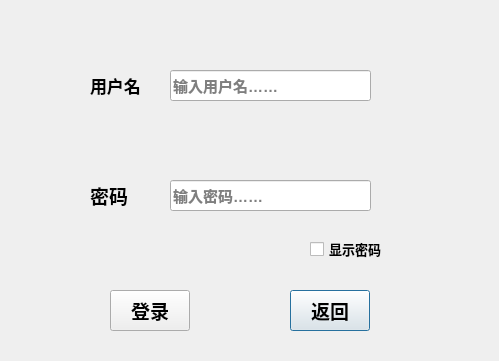
<?xml version="1.0" encoding="UTF-8"?>
<ui version="4.0">
 <class>game_login</class>
 <widget class="QDialog" name="game_login">
  <property name="geometry">
   <rect>
    <x>0</x>
    <y>0</y>
    <width>499</width>
    <height>361</height>
   </rect>
  </property>
  <property name="windowTitle">
   <string>Dialog</string>
  </property>
  <widget class="QPushButton" name="return_2">
   <property name="geometry">
    <rect>
     <x>290</x>
     <y>290</y>
     <width>80</width>
     <height>41</height>
    </rect>
   </property>
   <property name="font">
    <font>
     <family>Arial</family>
     <pointsize>14</pointsize>
     <weight>75</weight>
     <bold>true</bold>
    </font>
   </property>
   <property name="text">
    <string>返回</string>
   </property>
  </widget>
  <widget class="QPushButton" name="log">
   <property name="geometry">
    <rect>
     <x>110</x>
     <y>290</y>
     <width>80</width>
     <height>41</height>
    </rect>
   </property>
   <property name="font">
    <font>
     <family>Arial</family>
     <pointsize>14</pointsize>
     <weight>75</weight>
     <bold>true</bold>
    </font>
   </property>
   <property name="text">
    <string>登录</string>
   </property>
  </widget>
  <widget class="QLineEdit" name="name">
   <property name="geometry">
    <rect>
     <x>170</x>
     <y>70</y>
     <width>201</width>
     <height>31</height>
    </rect>
   </property>
   <property name="font">
    <font>
     <family>Arial</family>
     <pointsize>11</pointsize>
     <weight>75</weight>
     <bold>true</bold>
    </font>
   </property>
   <property name="placeholderText">
    <string>输入用户名……</string>
   </property>
  </widget>
  <widget class="QLineEdit" name="password">
   <property name="geometry">
    <rect>
     <x>170</x>
     <y>180</y>
     <width>201</width>
     <height>31</height>
    </rect>
   </property>
   <property name="font">
    <font>
     <family>Arial</family>
     <pointsize>11</pointsize>
     <weight>75</weight>
     <bold>true</bold>
    </font>
   </property>
   <property name="inputMask">
    <string/>
   </property>
   <property name="text">
    <string/>
   </property>
   <property name="placeholderText">
    <string>输入密码……</string>
   </property>
  </widget>
  <widget class="QLabel" name="label">
   <property name="geometry">
    <rect>
     <x>90</x>
     <y>70</y>
     <width>61</width>
     <height>31</height>
    </rect>
   </property>
   <property name="font">
    <font>
     <family>Arial</family>
     <pointsize>13</pointsize>
     <weight>75</weight>
     <bold>true</bold>
    </font>
   </property>
   <property name="text">
    <string>用户名</string>
   </property>
  </widget>
  <widget class="QLabel" name="label_2">
   <property name="geometry">
    <rect>
     <x>90</x>
     <y>180</y>
     <width>61</width>
     <height>31</height>
    </rect>
   </property>
   <property name="font">
    <font>
     <family>Arial</family>
     <pointsize>14</pointsize>
     <weight>75</weight>
     <bold>true</bold>
    </font>
   </property>
   <property name="text">
    <string>密码</string>
   </property>
  </widget>
  <widget class="QCheckBox" name="showpsw">
   <property name="geometry">
    <rect>
     <x>310</x>
     <y>240</y>
     <width>81</width>
     <height>18</height>
    </rect>
   </property>
   <property name="font">
    <font>
     <family>Arial</family>
     <pointsize>10</pointsize>
     <weight>75</weight>
     <bold>true</bold>
    </font>
   </property>
   <property name="text">
    <string>显示密码</string>
   </property>
  </widget>
 </widget>
 <resources/>
 <connections/>
</ui>
